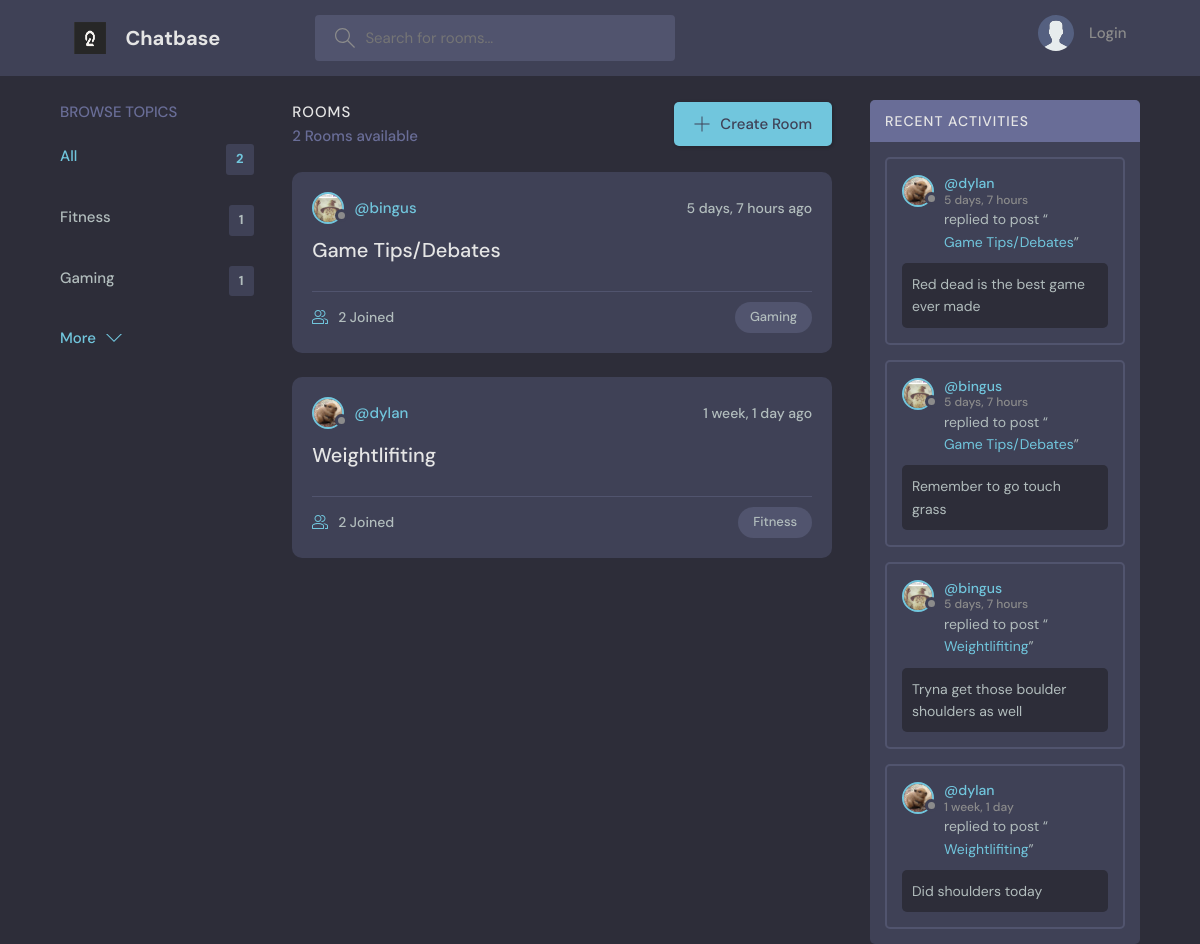
The page / on the database its author committed.
### base/models.py (models this page shows, shortened)
class Topic(models.Model):
    name = models.CharField(max_length=200)

class Room(models.Model):
    host = models.ForeignKey(User, on_delete=models.SET_NULL, null=True)
    topic = models.ForeignKey(Topic, on_delete=models.SET_NULL, null=True)
    name = models.CharField(max_length=200)
    description = models.TextField(null=True, blank=True)
    participants = models.ManyToManyField(User, related_name='participants',blank=True)
    updated = models.DateTimeField(auto_now=True)
    created = models.DateTimeField(auto_now_add=True)
    class Meta:
        ordering = ['-updated', '-created']
    def __str__(self):
        return self.name

class User(AbstractUser):
    name = models.CharField(max_length=200,null=True)
    email = models.EmailField(unique=True,null=True)
    bio = models.TextField(null=True)
    avatar = models.ImageField(null=True, default="avatar.svg")
    USERNAME_FIELD = 'email'
    REQUIRED_FIELDS =  []

class Message(models.Model):
    user = models.ForeignKey(User, on_delete=models.CASCADE)
    room = models.ForeignKey(Room, on_delete=models.CASCADE)
    body = models.TextField()
    updated = models.DateTimeField(auto_now=True)
    created = models.DateTimeField(auto_now_add=True)
    class Meta:
        ordering = ['-updated', '-created'] #Arranges rooms according to newest first

### base/views.py (the view)
# urls.py: path('',views.home, name="home"),
def home(request):
    q = request.GET.get('q') if request.GET.get('q') != None else '' #In-line if statement
    rooms = Room.objects.filter(
        Q(topic__name__contains = q) |
        Q(name__contains=q) |
        Q(description__contains=q)
    ) #Filters any letter,name or description in the search bar to bring a result
    topics = Topic.objects.all()[0:5]
    room_count = rooms.count()
    room_messages = Message.objects.filter(Q(room__topic__name__icontains=q))
    context = {'rooms':rooms, 'topics':topics, 'room_count':room_count, 'room_messages':room_messages}
    return render(request, 'base/home.html', context)

### base/templates/base/home.html (shortened to what this page needs)
{% extends 'main.html' %}
{% block content %}
  <main class="layout layout--3">
    <div class="container">
      {% include 'base/topics_component.html' %}
      <div class="roomList">
        <div class="roomList__header">
          <div>
            <h2>Rooms</h2>
            <p>{{room_count}} Rooms available</p>
          </div>
          <a class="btn btn--main" href="{% url 'create-room' %}">
            <svg version="1.1" xmlns="http://www.w3.org/2000/svg" width="32" height="32" viewBox="0 0 32 32">
              <title>add</title>
              <path
                d="M16.943 0.943h-1.885v14.115h-14.115v1.885h14.115v14.115h1.885v-14.115h14.115v-1.885h-14.115v-14.115z"
              ></path>
            </svg>
            Create Room
          </a>
        </div>
        {% include 'base/feed_component.html' %}
      </div>
      {% include 'base/activity_component.html' %}
    </div>
  </main>
{% endblock %}

### base/templates/base/topics_component.html
<div class="topics">
  <div class="topics__header">
      <h2>Browse Topics</h2>
  </div>
  <ul class="topics__list">
      <li>
          <a href="{% url 'home' %}" class="active">All <span>{{topics.count}}</span></a>
      </li>
      {% for topic in topics %}
      <li>
          <a href="{% url 'home' %}?q={{topic.name}}">{{topic.name}}<span>{{topic.room_set.all.count}}</span></a>
      </li>
      {% endfor %}
  </ul>
  <a class="btn btn--link" href="{% url 'topics' %}">
      More
      <svg version="1.1" xmlns="http://www.w3.org/2000/svg" width="32" height="32" viewBox="0 0 32 32">
          <title>chevron-down</title>
          <path d="M16 21l-13-13h-3l16 16 16-16h-3l-13 13z"></path>
      </svg>
  </a>
</div>

### base/templates/base/feed_component.html (shortened to what this page needs)
{% for room in rooms %}
<div class="roomListRoom">
    <div class="roomListRoom__header">
      <a href="{% url 'user-profile' room.host.id %}" class="roomListRoom__author">
        <div class="avatar avatar--small">
          <img src="{{room.host.avatar.url}}" />
        </div>
        <span>@{{room.host.username}}</span>
      </a>
      <div class="roomListRoom__actions">
        <span>{{room.created|timesince}} ago</span>
      </div>
    </div>
    <div class="roomListRoom__content">
      <a href="{% url 'room' room.id %}">{{room.name}}</a>
    </div>
    <div class="roomListRoom__meta">
      <a href="{% url 'room' room.id %}" class="roomListRoom__joined">
        {{room.participants.all.count}} Joined
      </a>
      <p class="roomListRoom__topic">{{room.topic.name}}</p>
    </div>
  </div>
{% endfor %}

### base/templates/base/activity_component.html (shortened to what this page needs)
<div class="activities">
    <div class="activities__header">
      <h2>Recent Activities</h2>
    </div>
    {% for message in room_messages %}
    <div class="activities__box">
      <div class="activities__boxHeader roomListRoom__header">
        <a href="{% url 'user-profile' message.user.id %}" class="roomListRoom__author">
          <div class="avatar avatar--small">
            <img src="{{message.user.avatar.url}}" />
          </div>
          <p>
            @{{message.user.username}}
            <span>{{message.created|timesince}}</span>
          </p>
        </a>
      </div>
      <div class="activities__boxContent">
        <p>replied to post “<a href="{% url 'room' message.room.id %}">{{message.room}}</a>”</p>
        <div class="activities__boxRoomContent">
          {{message.body}}
        </div>
      </div>
    </div>
    {% endfor %}
</div>

### rows shown on the page
Topic: name "Fitness", room_set.all.count "1"
Topic: name "Gaming", room_set.all.count "1"
Room: host.avatar (picture), host.username "bingus", created "5 days, 7 hours", name "Game Tips/Debates", participants.all.count "2", topic.name "Gaming"
Room: host.avatar (picture), host.username "dylan", created "1 week, 1 day", name "Weightlifiting", participants.all.count "2", topic.name "Fitness"
Message: user.avatar (picture), user.username "dylan", created "5 days, 7 hours", room "Game Tips/Debates", body "Red dead is the best game ever made"
Message: user.avatar (picture), user.username "bingus", created "5 days, 7 hours", room "Game Tips/Debates", body "Remember to go touch grass"
Message: user.avatar (picture), user.username "bingus", created "5 days, 7 hours", room "Weightlifiting", body "Tryna get those boulder shoulders as well"
Message: user.avatar (picture), user.username "dylan", created "1 week, 1 day", room "Weightlifiting", body "Did shoulders today"

### other values the page prints
{{ topics.count }} "2"
{{ room_count }} "2"
